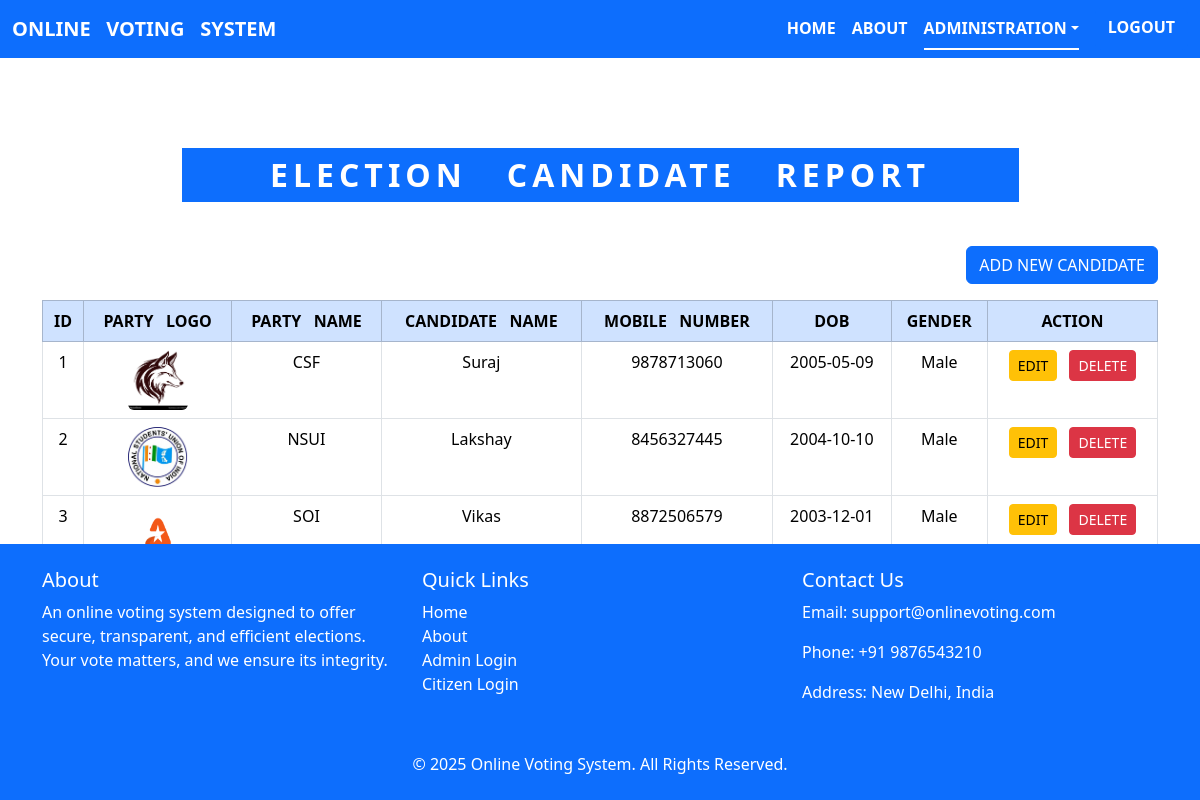
Page /manage_candidate.php on the committed database.
### tables this page shows
CREATE TABLE `candidates` (
  `id` int(11) NOT NULL,
  `candidate_name` varchar(255) NOT NULL,
  `mobile_no` varchar(10) NOT NULL,
  `dob` date NOT NULL,
  `gender` enum('Male','Female','Other') NOT NULL,
  `party_logo` varchar(255) NOT NULL,
  `party_name` varchar(255) NOT NULL
);

### manage_candidate.php (the view, shortened to what this page needs)
<?php
include 'db.php';
?>
<!DOCTYPE html>
<html lang="en">
<head>
    <link href="https://cdn.jsdelivr.net/npm/bootstrap@5.3.3/dist/css/bootstrap.min.css" rel="stylesheet">
    <link rel="stylesheet" type="text/css" href="css/style.css">
</head>
<body>
<nav class="navbar navbar-expand-lg navbar-dark bg-primary fixed-top">
  <div class="container-fluid">
    <a class="navbar-brand fw-bold text-white" href="#">ONLINE &nbsp; VOTING &nbsp; SYSTEM</a>
    <div class="collapse navbar-collapse" id="navbarNav">
      <ul class="nav nav-underline ms-auto">
        <li class="nav-item">
          <a class="nav-link fw-bold text-white" href="index.php">HOME</a>
        </li>
        <li class="nav-item">
          <a class="nav-link fw-bold text-white" href="about.php">ABOUT</a>
        </li>
        <li class="nav-item dropdown">
          <a class="nav-link active dropdown-toggle fw-bold text-white" href="#" id="adminDropdown" role="button"
             data-bs-toggle="dropdown" aria-expanded="false">ADMINISTRATION</a>
        </li>
          <a class="fw-bold text-white btn btn-primary" href="admin_login.php">LOGOUT</a>
      </ul>
    </div>
  </div>
</nav>
<main class="container mt-5" style="padding-top: 100px; margin-bottom: 120px;">
    <h2 class="text-center mb-4 text-uppercase fw-bold bg-primary text-white py-2 w-75 mx-auto" style="letter-spacing: 5px;">
      ELECTION  &nbsp; CANDIDATE &nbsp; REPORT
    </h2>
    <div class="text-end mb-3" style="padding-top: 20px;">
    <div class="text-end mb-3">
        <a href="add_candidate.php" class="btn btn-primary"> ADD NEW CANDIDATE</a>
    </div>
    <table class="table table-bordered table-hover text-center">
    <thead class="table-primary">
        <tr>
            <th>ID</th>
            <th>PARTY  &nbsp; LOGO</th>
            <th>PARTY  &nbsp; NAME</th>
            <th>CANDIDATE  &nbsp; NAME</th>
            <th>MOBILE  &nbsp; NUMBER</th>
            <th>DOB</th>
            <th>GENDER</th>
            <th>ACTION</th>
        </tr>
    </thead>
    <tbody>
        <?php
        $query = "SELECT * FROM candidates";
        $result = $conn->query($query);
        if ($result->num_rows > 0) {
            $count = 1;
            while ($row = $result->fetch_assoc()) {
                echo "<tr>
                        <td>{$count}</td>
                        <td><img src='uploads/{$row['party_logo']}' width='60' height='60' class='rounded'></td>
                        <td>{$row['party_name']}</td>
                        <td>{$row['candidate_name']}</td>
                        <td>{$row['mobile_no']}</td>
                        <td>{$row['dob']}</td>
                        <td>{$row['gender']}</td>
                        <td>
                            <a href='edit_candidate.php?id={$row['id']}' class='btn btn-warning btn-sm me-2'>EDIT</a>
                            <a href='delete_candidate.php?id={$row['id']}' class='btn btn-danger btn-sm' onclick='return confirm(\"Are you sure?\")'>DELETE</a>
                        </td>
                      </tr>";
                $count++;
            }
        } else {
            echo "<tr><td colspan='8' class='text-center'>No Candidates Found</td></tr>";
        }
        ?>
    </tbody>
</table>
</div>
</main>
<footer class="bg-primary text-white py-4 footer-1">
  <div class="container">
    <div class="row">
      <div class="col-lg-4 col-md-6 mb-4">
        <h5>About</h5>
        <p>An online voting system designed to offer secure, transparent, and efficient elections. Your vote matters, and we ensure its integrity.</p>
      </div>
      <div class="col-lg-4 col-md-6 mb-4">
        <h5>Quick Links</h5>
        <ul class="list-unstyled">
          <li><a href="index.php" class="text-white text-decoration-none">Home</a></li>
          <li><a href="about.php" class="text-white text-decoration-none">About</a></li>
          <li><a href="admin_login.php" class="text-white text-decoration-none">Admin Login</a></li>
          <li><a href="citizen_login.php" class="text-white text-decoration-none">Citizen Login</a></li>
        </ul>
      </div>
      <div class="col-lg-4 col-md-12">
        <h5>Contact Us</h5>
        <p>Email: support@onlinevoting.com</p>
        <p>Phone: +91 9876543210</p>
        <p>Address: New Delhi, India</p>
      </div>
    </div>
    <div class="text-center mt-3">
      <p class="mb-0">&copy; <?= date('Y') ?> Online Voting System. All Rights Reserved.</p>
    </div>
  </div>
</footer>
</body>
</html>

### db.php (shortened to what this page needs)
<!DOCTYPE html>
<html lang="en">
<head>
</head>
<body>
</body>
</html>

### style.css (style rules this page uses)
* { margin: 0;padding: 0;box-sizing: border-box; }
.footer-1 { position: fixed; bottom: 0; left: 0; width: 100%; background: #343a40; color: white; padding-top: 10px 0; text-align: left; }

### rows in the picture
candidates: party_logo (picture), party_name "CSF", candidate_name "Suraj", mobile_no "9878713060", dob "2005-05-09", gender "Male"
candidates: party_logo (picture), party_name "NSUI", candidate_name "Lakshay", mobile_no "8456327445", dob "2004-10-10", gender "Male"
candidates: party_logo (picture), party_name "SOI", candidate_name "Vikas", mobile_no "8872506579", dob "2003-12-01", gender "Male"
